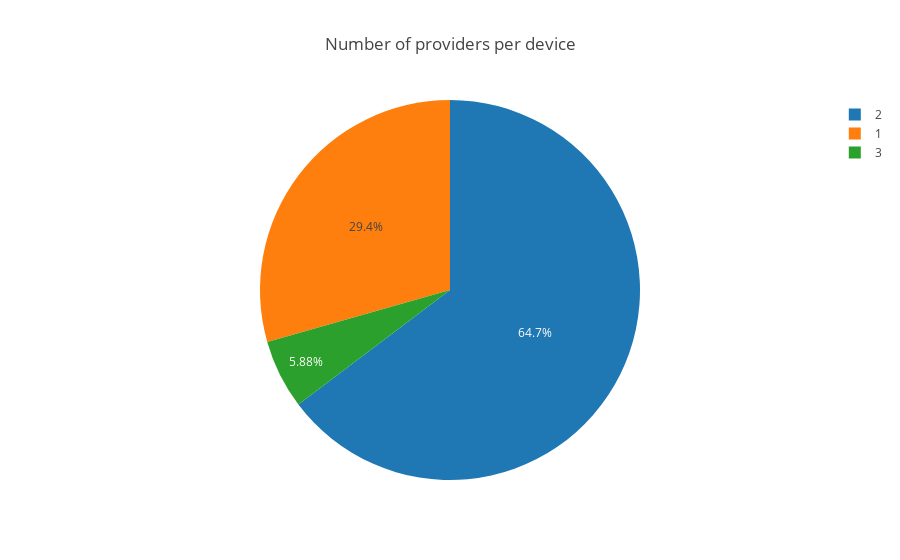

Notebook cell for this chart:
### Code cell
#data = [go.Bar(
#            x=providers_per_device.index,
#            y=providers_per_device["provider_count"],
#    )]
data = [go.Pie(
            labels=provider_counts_per_device['index'],
            values=provider_counts_per_device["provider_count"],
    )]
layout = go.Layout(
        #barmode='stack',
        title="Number of providers per device"
    )

fig = go.Figure(data=data, layout=layout)
iplot(fig)

### Figure 1 — Plotly figure (JSON) as saved in the notebook; plotly's stock layout.template omitted (floating-point values rounded to 4 significant figures)
{"data": [{"labels": [2, 1, 3], "type": "pie", "values": [11, 5, 1]}], "layout": {"title": "Number of providers per device"}}
